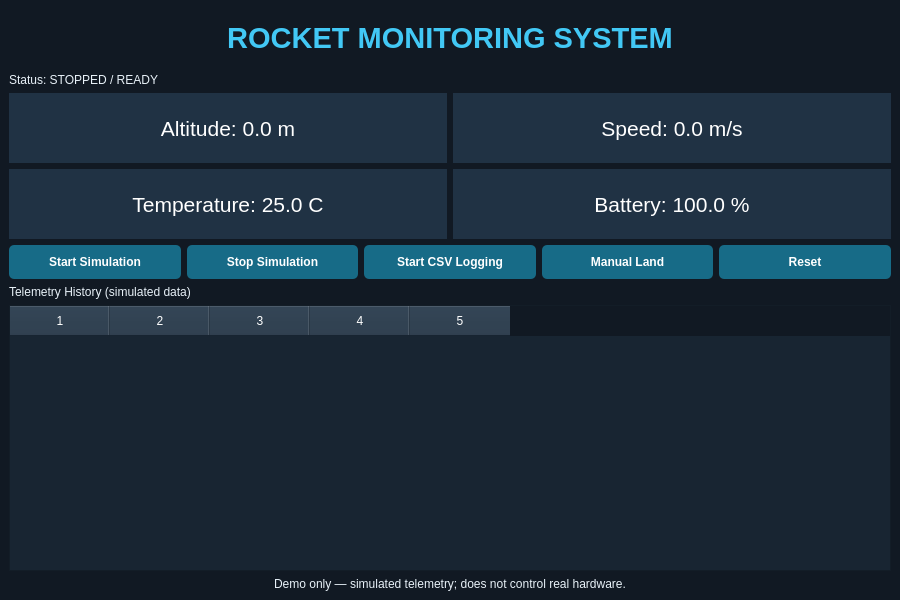
<?xml version="1.0" encoding="UTF-8"?>
<ui version="4.0">
 <class>MainWindow</class>
 <widget class="QMainWindow" name="MainWindow">
  <property name="windowTitle"><string>Rocket Monitoring System</string></property>
  <property name="minimumSize"><size><width>900</width><height>600</height></size></property>
  <widget class="QWidget" name="centralwidget">
   <layout class="QVBoxLayout" name="verticalLayout">
    <item><widget class="QLabel" name="labelTitle"><property name="text"><string>ROCKET MONITORING SYSTEM</string></property><property name="alignment"><set>Qt::AlignCenter</set></property><property name="styleSheet"><string>font-size: 22pt; font-weight: bold; padding: 12px; color: #42c8f5;</string></property></widget></item>
    <item><widget class="QLabel" name="labelStatus"><property name="text"><string>Status: STOPPED / READY</string></property></widget></item>
    <item><layout class="QGridLayout" name="metricsLayout">
     <item row="0" column="0"><widget class="QLabel" name="labelAltitude"><property name="text"><string>Altitude: 0.0 m</string></property><property name="minimumSize"><size><width>250</width><height>70</height></size></property><property name="alignment"><set>Qt::AlignCenter</set></property><property name="styleSheet"><string>background-color: #203244; color: white; font-size: 16pt;</string></property></widget></item>
     <item row="0" column="1"><widget class="QLabel" name="labelSpeed"><property name="text"><string>Speed: 0.0 m/s</string></property><property name="minimumSize"><size><width>250</width><height>70</height></size></property><property name="alignment"><set>Qt::AlignCenter</set></property><property name="styleSheet"><string>background-color: #203244; color: white; font-size: 16pt;</string></property></widget></item>
     <item row="1" column="0"><widget class="QLabel" name="labelTemperature"><property name="text"><string>Temperature: 25.0 C</string></property><property name="minimumSize"><size><width>250</width><height>70</height></size></property><property name="alignment"><set>Qt::AlignCenter</set></property><property name="styleSheet"><string>background-color: #203244; color: white; font-size: 16pt;</string></property></widget></item>
     <item row="1" column="1"><widget class="QLabel" name="labelBattery"><property name="text"><string>Battery: 100.0 %</string></property><property name="minimumSize"><size><width>250</width><height>70</height></size></property><property name="alignment"><set>Qt::AlignCenter</set></property><property name="styleSheet"><string>background-color: #203244; color: white; font-size: 16pt;</string></property></widget></item>
    </layout></item>
    <item><layout class="QHBoxLayout" name="buttonsLayout">
     <item><widget class="QPushButton" name="btnStart"><property name="text"><string>Start Simulation</string></property></widget></item>
     <item><widget class="QPushButton" name="btnStop"><property name="text"><string>Stop Simulation</string></property></widget></item>
     <item><widget class="QPushButton" name="btnLog"><property name="text"><string>Start CSV Logging</string></property></widget></item>
     <item><widget class="QPushButton" name="btnLand"><property name="text"><string>Manual Land</string></property></widget></item>
     <item><widget class="QPushButton" name="btnReset"><property name="text"><string>Reset</string></property></widget></item>
    </layout></item>
    <item><widget class="QLabel" name="labelHistory"><property name="text"><string>Telemetry History (simulated data)</string></property></widget></item>
    <item><widget class="QTableWidget" name="tableWidget"><property name="rowCount"><number>0</number></property><property name="columnCount"><number>5</number></property></widget></item>
    <item><widget class="QLabel" name="labelDisclaimer"><property name="text"><string>Demo only — simulated telemetry; does not control real hardware.</string></property><property name="alignment"><set>Qt::AlignCenter</set></property></widget></item>
   </layout>
  </widget>
  <property name="styleSheet"><string>QMainWindow, QWidget { background-color: #111923; color: #e8f1f8; } QPushButton { background-color: #176b87; color: white; padding: 10px; border: none; border-radius: 5px; font-weight: bold; } QPushButton:hover { background-color: #2389a9; } QTableWidget { background-color: #182532; gridline-color: #405060; } QHeaderView::section { background-color: #203244; color: white; padding: 6px; }</string></property>
 </widget>
 <resources/>
 <connections/>
</ui>
